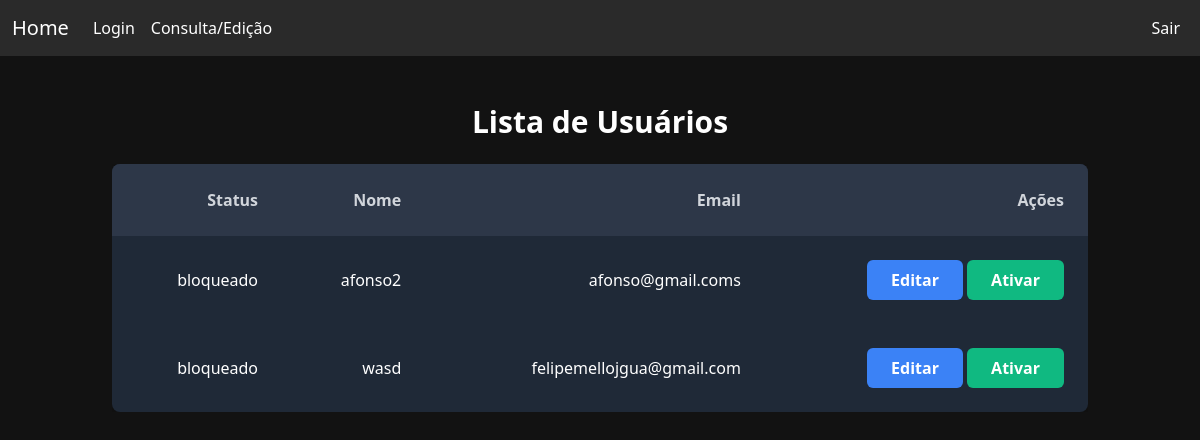
/users, run on an earlier commit of the app's database.
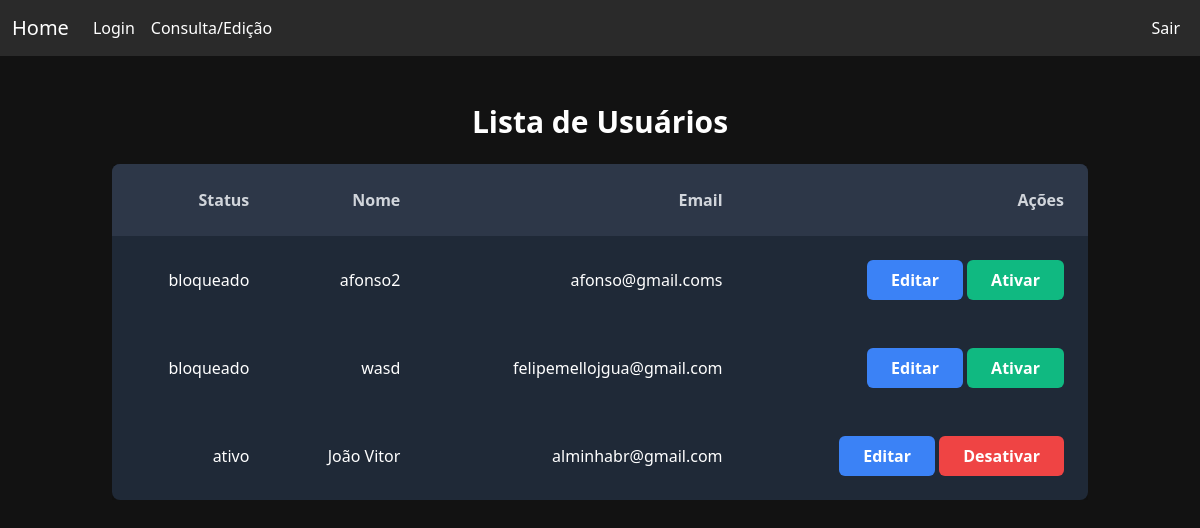
And on a later commit of the database.
### main.py (models this page shows)
class User(db.Model):
    id = db.Column(db.Integer, primary_key=True)
    login = db.Column(db.String(150), unique=True, nullable=False)
    senha = db.Column(db.String(150), nullable=False)
    nome_real = db.Column(db.String(150), nullable=False)
    data_criacao = db.Column(db.DateTime, default=datetime.utcnow)
    status = db.Column(db.String(50), default='ativo')  # ativo ou bloqueado
    data_atualizacao = db.Column(db.DateTime, onupdate=datetime.utcnow)

### main.py (the view)
@app.route('/users')
def users():
    users = User.query.all()
    return render_template('users.html', users=users)

### templates/users.html (shortened to what this page needs)
{% extends 'layout.html' %} {% block title %} Lista de Usuários {% endblock %}
{% block content %}
<link
  rel="stylesheet"
  href="https://cdnjs.cloudflare.com/ajax/libs/tailwindcss/2.2.19/tailwind.min.css"
/>
<div class="container mx-auto">
  <h1 class="text-3xl font-semibold mb-6 text-center">Lista de Usuários</h1>
  <div class="overflow-x-auto">
    <table class="min-w-full bg-gray-800 rounded-lg overflow-hidden shadow-lg">
      <thead>
        <tr class="table-header text-gray-300">
          <th class="p-4 text-right">Status</th>
          <th class="p-4 text-right">Nome</th>
          <th class="p-4 text-right">Email</th>
          <th class="p-4 text-right">Ações</th>
        </tr>
      </thead>
      <tbody>
        {% for user in users %}
        <tr class="hover:bg-gray-700 transition-colors">
          <td class="p-4 text-right">{{ user.status }}</td>
          <td class="p-4 text-right">{{ user.nome_real }}</td>
          <td class="p-4 text-right">{{ user.login }}</td>
          <td class="p-4 text-right">
            <button
              class="bg-blue-500 hover:bg-blue-700 text-white font-bold py-2 px-4 rounded"
              onclick="openEditModal({{ user.id }}, '{{ user.nome_real }}', '{{ user.login }}')"
            >
              Editar
            </button>
            <button
              class="{% if user.status == 'ativo' %}bg-red-500 hover:bg-red-700{% else %}bg-green-500 hover:bg-green-700{% endif %} text-white font-bold py-2 px-4 rounded"
              onclick="{% if user.status == 'bloqueado' %}activeUser({{ user.id }}){% else %}deactivateUser({{ user.id }}){% endif %}"
            >
              {{ 'Desativar' if user.status == 'ativo' else 'Ativar' }}
            </button>
          </td>
        </tr>
        {% endfor %}
      </tbody>
    </table>
  </div>
</div>
{% endblock %}

### templates/layout.html (shortened to what this page needs)
<!DOCTYPE html>
<html lang="en">
  <head>
    <link
      href="https://cdn.jsdelivr.net/npm/bootstrap@5.3.0-alpha3/dist/css/bootstrap.min.css"
      rel="stylesheet"
    />
  </head>
  <body>
    <nav class="navbar navbar-expand-lg navbar-dark">
      <div class="container-fluid">
        <a class="navbar-brand" href="/" style="color: white">Home</a>
        <div class="collapse navbar-collapse" id="navbarNav">
          <ul class="navbar-nav me-auto">
            <li class="nav-item">
              <a class="nav-link" href="/login">Login</a>
            </li>
            <li class="nav-item">
              <a class="nav-link" href="/users">Consulta/Edição</a>
            </li>
          </ul>
          <ul class="navbar-nav">
            <li class="nav-item">
              <a class="nav-link" href="/login">Sair</a>
            </li>
          </ul>
        </div>
      </div>
    </nav>
    <div class="container mt-5">
      {% block content %}{% endblock %}
    </div>
  </body>
</html>

### templates/layout.html (style rules this page uses)
body { margin: 0; padding: 0; background-color: #121212; font-family: Arial, sans-serif; color: white; }
.navbar { background-color: #2a2a2a !important; }
.navbar-nav .nav-link { color: white !important; }

### templates/users.html (style rules this page uses)
.table-header { background-color: #2d3748; }

What changed in the data, as far as the page shows it:
added User: status "ativo", nome_real "João Vitor", login "alminhabr@gmail.com", status "Desativar"
